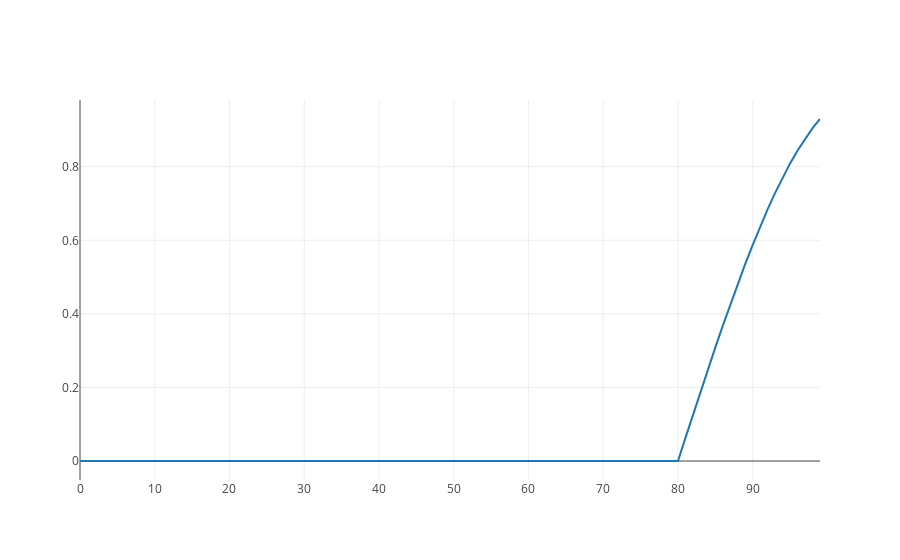

The notebook cell saved with this chart:
### Code cell
generate_graph()

### Figure 1 — Plotly figure (JSON) as saved in the notebook; plotly's stock layout.template omitted (floating-point values rounded to 4 significant figures)
{"data": [{"type": "scatter", "y": [0, 0, 0, 0, 0, 0, 0, 0, 0, 0, 0, 0, 0, 0, 0, 0, 0, 0, 0, 0, 0, 0, 0, 0, 0, 0, 0, 0, 0, 0, 0, 0, 0, 0, 0, 0, 0, 0, 0, 0, 0, 0, 0, 0, 0, 0, 0, 0, 0, 0, 0, 0, 0, 0, 0, 0, 0, 0, 0, 0, 0, 0, 0, 0, 0, 0, 0, 0, 0, 0, 0, 0, 0, 0, 0, 0, 0, 0, 0, 0, 0, 0.06279, 0.1253, 0.1874, 0.2487, 0.309, 0.3681, 0.4258, 0.4818, 0.5358, 0.5878, 0.6374, 0.6846, 0.729, 0.7705, 0.809, 0.8443, 0.8763, 0.9048, 0.9298]}], "layout": {"title": ""}}
